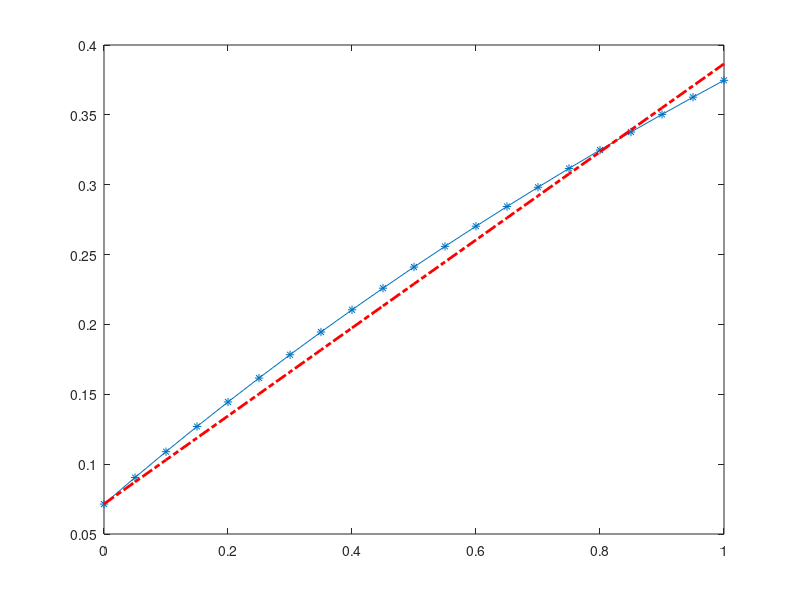

Reproduce this figure in MATLAB.
a(1)=50;
A=[];
for i=1:20
    a(i+1)=a(i)+14.15;
end
for j=1:21
    i(j)=(1.5/(1000+a(j)));
end
for k=1:21
    g(k)=a(k)*i(k);
end
deltaL=[0:0.5:10];
for l=1:21
    e(l)=deltaL(l)/10;
end
aralik=[0.0715:0.01575:0.4];
plot(e,g,'-*',e,aralik, '-.r','linewidth',2)
toplam=0;
for t=1:21
toplam=toplam+g(t)
end
(toplam/21)-std(g)
(toplam/21)+std(g)

